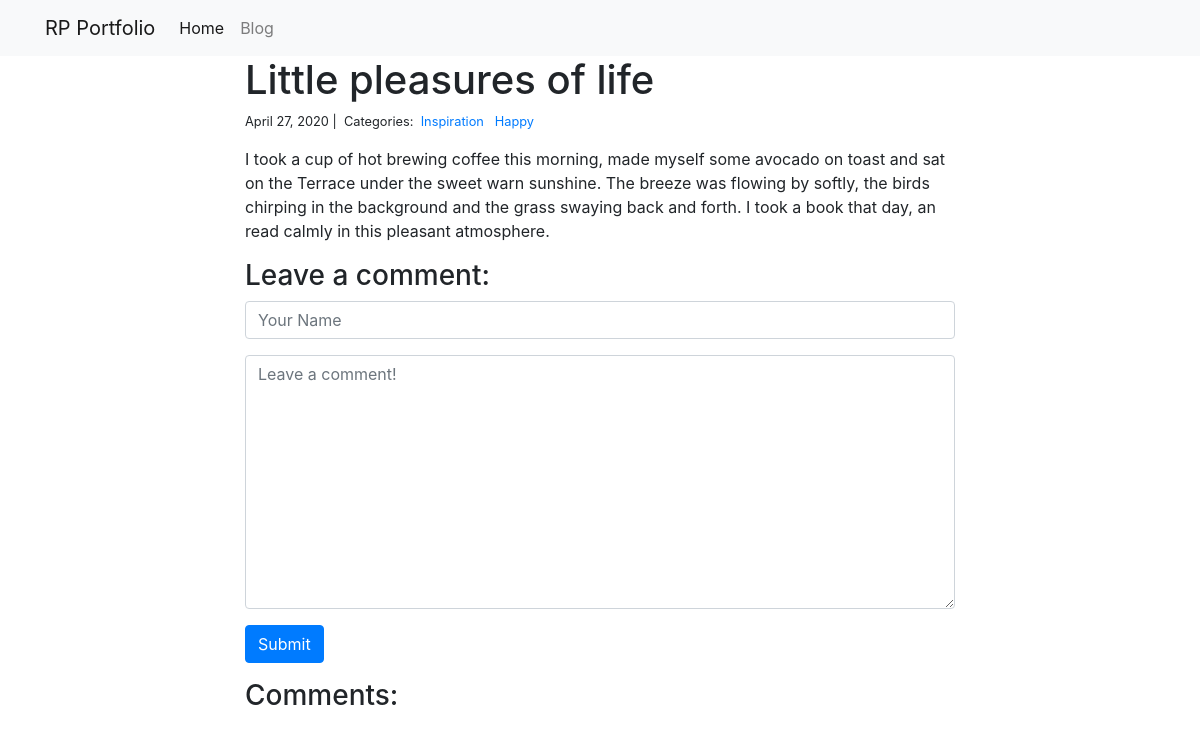
The app's page /blog/2/ with its own data.
### blog/models.py (models this page shows)
class Post(models.Model):
    title = models.CharField(max_length=255)
    body = models.TextField()
    created_on = models.DateTimeField(auto_now_add=True)
    last_modified = models.DateTimeField(auto_now=True)
    categories = models.ManyToManyField('Category', related_name='posts')

class Category(models.Model):
    name = models.CharField(max_length=20)

### blog/views.py (the view, shortened to what this page needs)
# urls.py: path("<int:pk>/", views.blog_detail, name="blog_detail"),
def blog_detail(request, pk):
    post = Post.objects.get(pk=pk)
    form = CommentForm()
    comments = Comment.objects.filter(post=post)
    context = {
        "post": post,
        "comments": comments,
        "form": form,
    }
    return render(request, "post_detail.html", context)

### blog/forms.py
class CommentForm(forms.Form):
    author = forms.CharField(
        max_length=60,
        widget=forms.TextInput(attrs={
            "class": "form-control",
            "placeholder": "Your Name"
        })
    )
    body = forms.CharField(widget=forms.Textarea(
        attrs={
            "class": "form-control",
            "placeholder": "Leave a comment!"
        })
    )

### blog/templates/post_detail.html (shortened to what this page needs)
{% extends "base.html" %}
{% block page_content %}
<div class="col-md-8 offset-md-2">
    <h1>{{ post.title }}</h1>
    <small>
        {{ post.created_on.date }} |&nbsp;
        Categories:&nbsp;
        {% for category in post.categories.all %}
        <a href="{% url 'blog_category' category.name %}">
            {{ category.name }}
        </a>&nbsp;
        {% endfor %}
    </small>
    <p>{{ post.body | linebreaks }}</p>
    <h3>Leave a comment:</h3>
    <form action="/blog/{{ post.pk }}/" method="post">
        <div class="form-group">
            {{ form.author }}
        </div>
        <div class="form-group">
            {{ form.body }}
        </div>
        <button type="submit" class="btn btn-primary">Submit</button>
    </form>
    <h3>Comments:</h3>
</div>
{% endblock %}

### records on screen
Post: title "Little pleasures of life", created_on "April 27, 2020", body "I took a cup of hot brewing coffee this morning, made myself some avocado on toast and sat on the Terrace under the sweet warn sunshine. The breeze was flowing by softly, the birds chirping in the background and the grass swaying back and forth. I took a book that day, an read calmly in this pleasant atmosphere."
Category: name "Inspiration"
Category: name "Happy"
